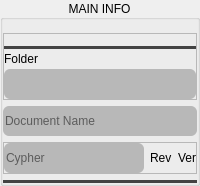
             <widget class="QGroupBox" name="groupBox">
              <property name="title">
               <string>MAIN INFO</string>
              </property>
              <property name="alignment">
               <set>Qt::AlignCenter</set>
              </property>
              <layout class="QVBoxLayout" name="verticalLayout_4" stretch="0,0,0,0">
               <property name="leftMargin">
                <number>0</number>
               </property>
               <property name="topMargin">
                <number>13</number>
               </property>
               <property name="rightMargin">
                <number>0</number>
               </property>
               <property name="bottomMargin">
                <number>0</number>
               </property>
               <item alignment="Qt::AlignTop">
                <widget class="QFrame" name="frame_3">
                 <property name="frameShape">
                  <enum>QFrame::StyledPanel</enum>
                 </property>
                 <property name="frameShadow">
                  <enum>QFrame::Raised</enum>
                 </property>
                 <layout class="QVBoxLayout" name="verticalLayout_5">
                  <property name="spacing">
                   <number>3</number>
                  </property>
                  <property name="leftMargin">
                   <number>0</number>
                  </property>
                  <property name="topMargin">
                   <number>12</number>
                  </property>
                  <property name="rightMargin">
                   <number>0</number>
                  </property>
                  <property name="bottomMargin">
                   <number>0</number>
                  </property>
                  <item>
                   <widget class="Line" name="line_2">
                    <property name="styleSheet">
                     <string notr="true">background-color: rgb(67, 67, 67);
border-radius: 3px</string>
                    </property>
                    <property name="orientation">
                     <enum>Qt::Horizontal</enum>
                    </property>
                   </widget>
                  </item>
                  <item>
                   <widget class="QLabel" name="label">
                    <property name="maximumSize">
                     <size>
                      <width>16777215</width>
                      <height>20</height>
                     </size>
                    </property>
                    <property name="text">
                     <string>Folder</string>
                    </property>
                   </widget>
                  </item>
                  <item>
                   <widget class="QLineEdit" name="folderLineEdit">
                    <property name="enabled">
                     <bool>false</bool>
                    </property>
                    <property name="minimumSize">
                     <size>
                      <width>0</width>
                      <height>30</height>
                     </size>
                    </property>
                    <property name="maximumSize">
                     <size>
                      <width>16777215</width>
                      <height>30</height>
                     </size>
                    </property>
                    <property name="styleSheet">
                     <string notr="true">background-color: rgb(184, 184, 184); color : black;
border-radius: 6px</string>
                    </property>
                   </widget>
                  </item>
                 </layout>
                </widget>
               </item>
               <item>
                <widget class="QLineEdit" name="docNameLineEdit">
                 <property name="minimumSize">
                  <size>
                   <width>0</width>
                   <height>30</height>
                  </size>
                 </property>
                 <property name="maximumSize">
                  <size>
                   <width>16777215</width>
                   <height>30</height>
                  </size>
                 </property>
                 <property name="styleSheet">
                  <string notr="true">background-color: rgb(184, 184, 184); color : black;
border-radius: 6px</string>
                 </property>
                 <property name="placeholderText">
                  <string>Document Name</string>
                 </property>
                </widget>
               </item>
               <item alignment="Qt::AlignTop">
                <widget class="QFrame" name="frame_4">
                 <property name="frameShape">
                  <enum>QFrame::StyledPanel</enum>
                 </property>
                 <property name="frameShadow">
                  <enum>QFrame::Raised</enum>
                 </property>
                 <layout class="QHBoxLayout" name="horizontalLayout_2" stretch="0,0,0">
                  <property name="leftMargin">
                   <number>0</number>
                  </property>
                  <property name="topMargin">
                   <number>0</number>
                  </property>
                  <property name="rightMargin">
                   <number>0</number>
                  </property>
                  <property name="bottomMargin">
                   <number>0</number>
                  </property>
                  <item>
                   <widget class="QLineEdit" name="cypherLineEdit">
                    <property name="minimumSize">
                     <size>
                      <width>0</width>
                      <height>30</height>
                     </size>
                    </property>
                    <property name="maximumSize">
                     <size>
                      <width>16777215</width>
                      <height>30</height>
                     </size>
                    </property>
                    <property name="styleSheet">
                     <string notr="true">background-color: rgb(184, 184, 184); color : black;
border-radius: 6px</string>
                    </property>
                    <property name="placeholderText">
                     <string>Cypher</string>
                    </property>
                   </widget>
                  </item>
                  <item>
                   <widget class="QLabel" name="revisionLabel">
                    <property name="text">
                     <string>Rev</string>
                    </property>
                   </widget>
                  </item>
                  <item>
                   <widget class="QLabel" name="versionLabel">
                    <property name="text">
                     <string>Ver</string>
                    </property>
                   </widget>
                  </item>
                 </layout>
                </widget>
               </item>
               <item alignment="Qt::AlignTop">
                <widget class="Line" name="line">
                 <property name="styleSheet">
                  <string notr="true">background-color: rgb(67, 67, 67);
border-radius: 3px</string>
                 </property>
                 <property name="lineWidth">
                  <number>1</number>
                 </property>
                 <property name="orientation">
                  <enum>Qt::Horizontal</enum>
                 </property>
                </widget>
               </item>
              </layout>
             </widget>
